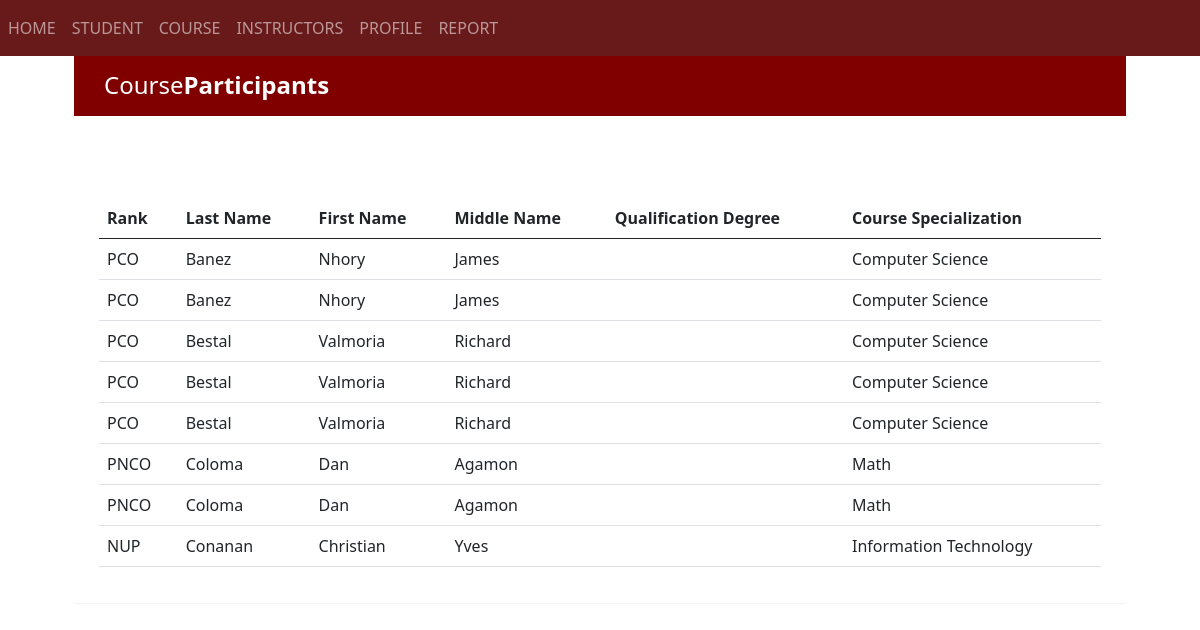
/report/instructorPerCourse.php, run on the app's committed database.
### tables this page shows
CREATE TABLE `pool_instructor_details` (
  `instructor_id` int(11) NOT NULL,
  `account_id` int(11) NOT NULL,
  `rank` varchar(15) NOT NULL,
  `qualification_degree` varchar(50) NOT NULL,
  `course_specialization` varchar(50) NOT NULL,
  `other_qualification` varchar(50) NOT NULL
);

CREATE TABLE `account_details` (
  `account_id` int(11) NOT NULL,
  `username` varchar(50) NOT NULL,
  `password` varchar(50) NOT NULL,
  `user_type` varchar(10) NOT NULL,
  `lastname` varchar(50) NOT NULL,
  `firstname` varchar(50) NOT NULL,
  `middlename` varchar(50) NOT NULL,
  `suffix` varchar(10) NOT NULL
);

### report/instructorPerCourse.php (the view, shortened to what this page needs)
<!DOCTYPE html>
<html lang="en">
<head>
	<link href="https://cdn.jsdelivr.net/npm/bootstrap@5.2.3/dist/css/bootstrap.min.css" rel="stylesheet">
</head>
<body style="margin: 50px;">
	<div class="container">
		<div class="table-wrapper">
			<div class="table-title">
				<div class="row">
					<div class="col-sm-6">
						<h2>Course<b>Participants</b></h2>
					</div>
				</div>
			</div>
			<br>
			<?php
			require '../templates/header.php';
			require '../templates/navigation.php';
		    ?>
		    <table class="table table-stripped table-hover">
		    	<thead>
					<tr>
						<th>Rank</th>
						<th>Last Name</th>
						<th>First Name</th>
						<th>Middle Name</th>
						<th>Qualification Degree</th>
						<th>Course Specialization</th>
					</tr>
				</thead>
				<br>
				<br>
				<tbody>
				<?php
					require '../templates/connection.php';
					require '../templates/header.php';
					require '../templates/navigation.php';
					$sql = "SELECT * FROM pool_instructor_details Inner Join account_details On pool_instructor_details.account_id = account_details.account_id Inner Join registration_course On registration_course.instructor_id = pool_instructor_details.instructor_id  ";
					$result = $conn->query($sql);
						while($row = $result->fetch_assoc()) {
							echo "<tr>
								<td>". $row["rank"] ."</td>
								<td>". $row["lastname"] ."</td>
								<td>". $row["firstname"] ."</td>
								<td>". $row["middlename"] ."</td>
								<td>". $row["qualification_degree"] ."</td>
								<td>". $row["course_specialization"] ."</td>
							</tr>";
						}
				?>
				</tbody>
			</table>
		</div>
	</div>
</body>
</html>

### report/instructorPerCourse.php (style rules this page uses)
body { color: #566787; background: #f5f5f5; font-family: 'Valera Round', sans-serif; }
.table-wrapper { background: #fff; padding: 20px 25px; margin: 30px 0; border-radius: 3px; box-shadow: 0 1px 1px rgba(0, 0, 0, .05); }
.table-title { padding-bottom: 15px; background: #800000; color: #fff; padding: 16px 30px; margin: -20px -25px 10px; border-radius: 3px 3px 0 0; }
.table-title h2 { margin: 5px 0 0; font-size: 24px; }

### data on the page
pool_instructor_details: rank "PCO", account.lastname "Banez", account.firstname "Nhory", account.middlename "James", course_specialization "Computer Science"
pool_instructor_details: rank "PCO", account.lastname "Bestal", account.firstname "Valmoria", account.middlename "Richard", course_specialization "Computer Science"
pool_instructor_details: rank "PNCO", account.lastname "Coloma", account.firstname "Dan", account.middlename "Agamon", course_specialization "Math"
pool_instructor_details: rank "NUP", account.lastname "Conanan", account.firstname "Christian", account.middlename "Yves", course_specialization "Information Technology"
